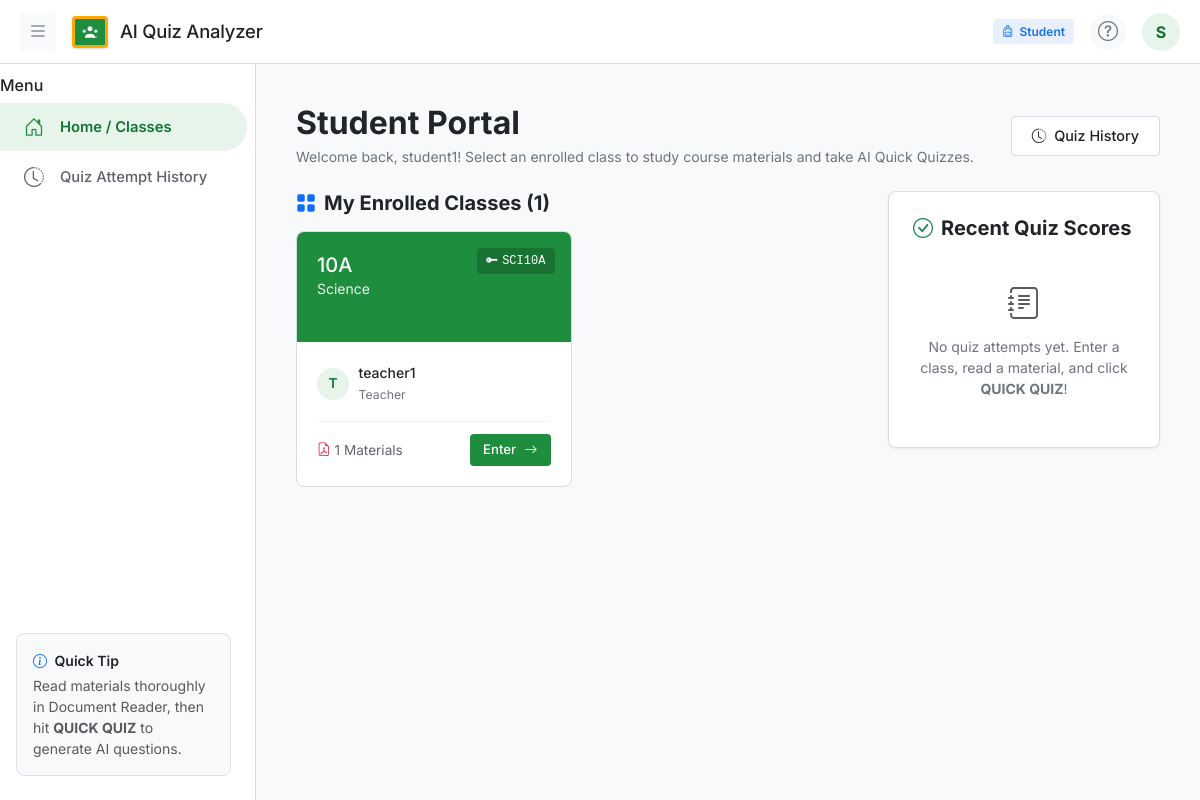
Page /student/dashboard/ (signed in) on the earlier database version.
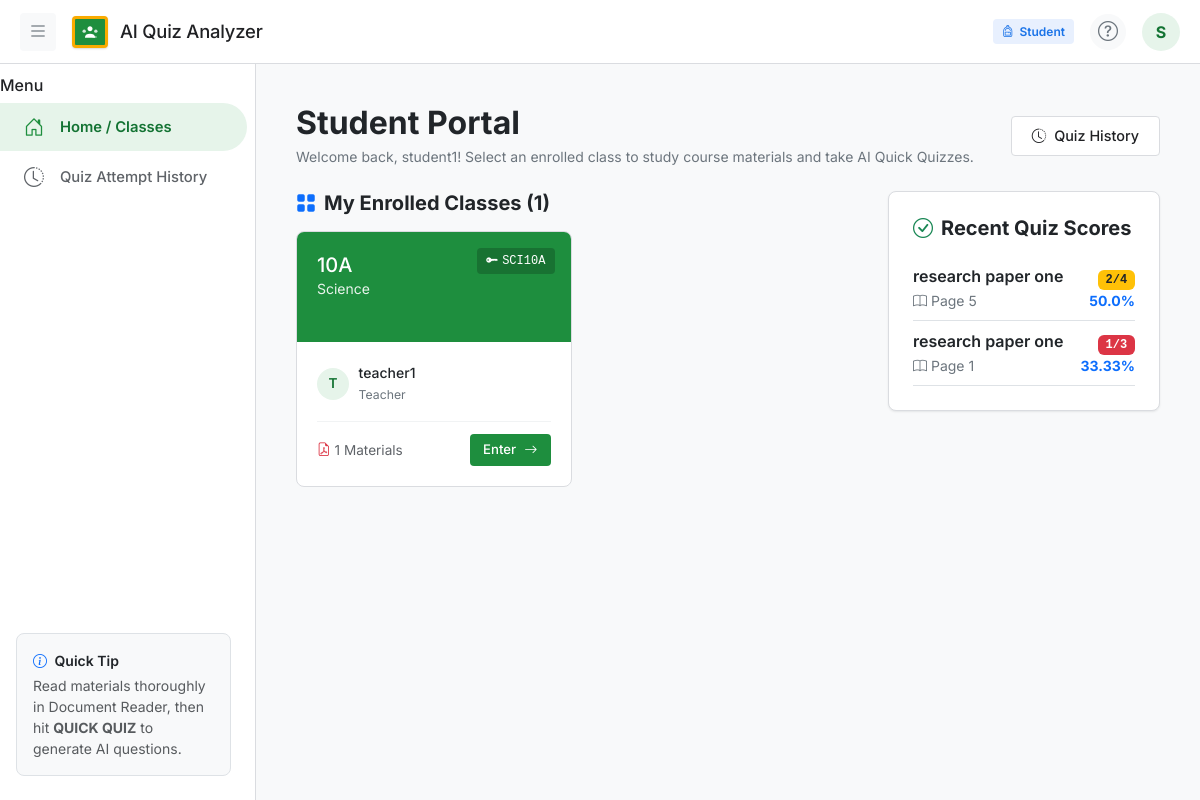
Same page on the later database version.
### quiz_app/models.py (models this page shows, shortened)
class ClassRoom(models.Model):
    name = models.CharField(max_length=100)
    code = models.CharField(max_length=20, unique=True)
    subject = models.CharField(max_length=100)
    teacher = models.ForeignKey(User, on_delete=models.CASCADE, related_name='classes_created')
    created_at = models.DateTimeField(auto_now_add=True)

class Enrollment(models.Model):
    student = models.ForeignKey(User, on_delete=models.CASCADE, related_name='enrollments')
    classroom = models.ForeignKey(ClassRoom, on_delete=models.CASCADE, related_name='enrollments')
    enrolled_at = models.DateTimeField(auto_now_add=True)
    class Meta:
        unique_together = ('student', 'classroom')

class User(AbstractUser):
    ROLE_CHOICES = (
        ('TEACHER', 'Teacher'),
        ('STUDENT', 'Student'),
    )
    role = models.CharField(max_length=10, choices=ROLE_CHOICES, default='STUDENT')
    @property
    def is_teacher(self):
        return self.role == 'TEACHER'
    @property
    def is_student(self):
        return self.role == 'STUDENT'

class QuizAttempt(models.Model):
    STATUS_CHOICES = (
        ('IN_PROGRESS', 'In Progress'),
        ('COMPLETED', 'Completed'),
    )
    student = models.ForeignKey(User, on_delete=models.CASCADE, related_name='quiz_attempts')
    document = models.ForeignKey(Document, on_delete=models.CASCADE, related_name='quiz_attempts')
    confirmed_page = models.IntegerField()
    confirmed_paragraph = models.IntegerField(default=1)
    confirmed_line = models.IntegerField(default=1)
    started_at = models.DateTimeField(auto_now_add=True)
    completed_at = models.DateTimeField(null=True, blank=True)
    questions_attempted = models.IntegerField(default=0)
    correct_answers = models.IntegerField(default=0)
    wrong_answers = models.IntegerField(default=0)
    score = models.CharField(max_length=20, default='0/0')
    percentage = models.FloatField(default=0.0)
    status = models.CharField(max_length=20, choices=STATUS_CHOICES, default='IN_PROGRESS')
    class Meta:
        ordering = ['-started_at']

class Document(models.Model):
    FILE_TYPE_CHOICES = (
        ('PDF', 'PDF Document'),
        ('PPT', 'PPT Presentation'),
        ('PPTX', 'PPTX Presentation'),
    )
    STATUS_CHOICES = (
        ('PENDING', 'Pending Processing'),
        ('PROCESSING', 'Processing'),
        ('COMPLETED', 'AI Analysis Completed'),
        ('FAILED', 'Processing Failed'),
    )
    classroom = models.ForeignKey(ClassRoom, on_delete=models.CASCADE, related_name='documents')
    title = models.CharField(max_length=255)
    file = models.FileField(upload_to='documents/', null=True, blank=True)
    file_type = models.CharField(max_length=10, choices=FILE_TYPE_CHOICES, default='PDF')
    total_pages = models.IntegerField(default=0)
    upload_date = models.DateTimeField(auto_now_add=True)
    processing_status = models.CharField(max_length=20, choices=STATUS_CHOICES, default='PENDING')

### quiz_app/views.py (the view)
# urls.py: path('student/dashboard/', views.student_dashboard, name='student_dashboard'),
@login_required
def student_dashboard(request):
    if not request.user.is_student:
        return redirect('teacher_dashboard')
    enrollments = Enrollment.objects.filter(student=request.user).select_related('classroom', 'classroom__teacher')
    recent_attempts = QuizAttempt.objects.filter(student=request.user, status='COMPLETED').select_related('document').order_by('-completed_at')[:5]
    context = {
        'enrollments': enrollments,
        'recent_attempts': recent_attempts,
    }
    return render(request, 'student/dashboard.html', context)

### templates/student/dashboard.html (shortened to what this page needs)
{% extends 'base.html' %}
{% block content %}
<div class="py-2">
    <div class="d-flex flex-wrap justify-content-between align-items-center gap-3 mb-4">
        <div>
            <h2 class="fw-bold text-dark mb-1">Student Portal</h2>
            <p class="text-secondary small mb-0">Welcome back, {{ user.username }}! Select an enrolled class to study course materials and take AI Quick Quizzes.</p>
        </div>
        <a href="{% url 'quiz_history' %}" class="btn-gc-secondary">
            <i class="bi bi-clock-history"></i> Quiz History
        </a>
    </div>
    <div class="row g-4 mb-4">
        <div class="col-lg-8">
            <div class="d-flex justify-content-between align-items-center mb-3">
                <h5 class="fw-bold text-dark mb-0"><i class="bi bi-grid-fill text-primary me-2"></i>My Enrolled Classes ({{ enrollments.count }})</h5>
            </div>
            {% if enrollments %}
                <div class="row g-3">
                    {% for item in enrollments %}
                        <div class="col-md-6">
                            {% include 'components/class_card.html' with classroom=item.classroom is_teacher=False %}
                        </div>
                    {% endfor %}
                </div>
            {% else %}
                {% include 'components/empty_state.html' with icon_class="bi-backpack" title="You are not enrolled in any classes yet" description="Ask your teacher for your class code to get access to course materials." %}
            {% endif %}
        </div>
        <div class="col-lg-4">
            <div class="gc-card p-4">
                <h5 class="fw-bold text-dark mb-3"><i class="bi bi-check-circle text-success me-2"></i>Recent Quiz Scores</h5>
                {% if recent_attempts %}
                    <div class="list-group list-group-flush">
                        {% for attempt in recent_attempts %}
                            <a href="{% url 'quiz_result' attempt.id %}" class="list-group-item list-group-item-action px-0 py-2.5 border-0 border-bottom">
                                <div class="d-flex justify-content-between align-items-center">
                                    <div>
                                        <div class="fw-semibold text-dark text-truncate" style="max-width: 170px;">{{ attempt.document.title }}</div>
                                        <span class="small text-secondary"><i class="bi bi-book me-1"></i>Page {{ attempt.confirmed_page }}</span>
                                    </div>
                                    <div class="text-end">
                                        <span class="badge {% if attempt.percentage >= 75 %}bg-success{% elif attempt.percentage >= 50 %}bg-warning text-dark{% else %}bg-danger{% endif %} font-monospace">
                                            {{ attempt.score }}
                                        </span>
                                        <div class="small fw-bold text-primary mt-0.5">{{ attempt.percentage }}%</div>
                                    </div>
                                </div>
                            </a>
                        {% endfor %}
                    </div>
                {% else %}
                    <div class="text-center py-4 text-secondary small">
                        <i class="bi bi-journal-text fs-2 d-block text-muted mb-2"></i>
                        No quiz attempts yet. Enter a class, read a material, and click <strong>QUICK QUIZ</strong>!
                    </div>
                {% endif %}
            </div>
        </div>
    </div>
</div>
{% endblock %}

### templates/components/class_card.html (shortened to what this page needs)
<div class="gc-class-card">
    <div class="gc-class-card-header {% cycle 'gc-banner-green' 'gc-banner-blue' 'gc-banner-teal' 'gc-banner-orange' 'gc-banner-purple' %}">
        <div>
            {% if is_teacher %}
                <a href="{% url 'class_detail' classroom.id %}" class="gc-class-title">{{ classroom.name }}</a>
            {% else %}
                <a href="{% url 'student_class_detail' classroom.id %}" class="gc-class-title">{{ classroom.name }}</a>
            {% endif %}
            <p class="gc-class-subtitle">{{ classroom.subject }}</p>
        </div>
        <span class="gc-class-code-badge"><i class="bi bi-key-fill me-1"></i>{{ classroom.code }}</span>
    </div>
    <div class="gc-class-card-body">
        <div class="gc-class-teacher-info">
            <div class="gc-avatar">
                {{ classroom.teacher.username|first|upper }}
            </div>
            <div>
                <span class="d-block fw-medium text-dark">{{ classroom.teacher.username }}</span>
                <span class="small text-secondary">Teacher</span>
            </div>
        </div>
        <div class="gc-class-card-footer">
            <div class="d-flex align-items-center gap-3">
                <span title="Materials"><i class="bi bi-file-earmark-pdf text-danger me-1"></i>{{ classroom.documents.count }} Materials</span>
            </div>
            {% if is_teacher %}
                <a href="{% url 'class_detail' classroom.id %}" class="btn-gc-secondary" style="height: 32px; font-size: 0.825rem; padding: 0 0.85rem;">
                    Open <i class="bi bi-arrow-right"></i>
                </a>
            {% else %}
                <a href="{% url 'student_class_detail' classroom.id %}" class="btn-gc-primary" style="height: 32px; font-size: 0.825rem; padding: 0 0.85rem;">
                    Enter <i class="bi bi-arrow-right"></i>
                </a>
            {% endif %}
        </div>
    </div>
</div>

Differences in the rows shown:
added QuizAttempt: document "research paper one", confirmed_page "5", score "2/4", percentage "50.0"
added QuizAttempt: document "research paper one", confirmed_page "1", score "1/3", percentage "33.33"
Other differences:
text no longer shown: "No quiz attempts yet. Enter a class, read a material, and click QUICK QUIZ !"
